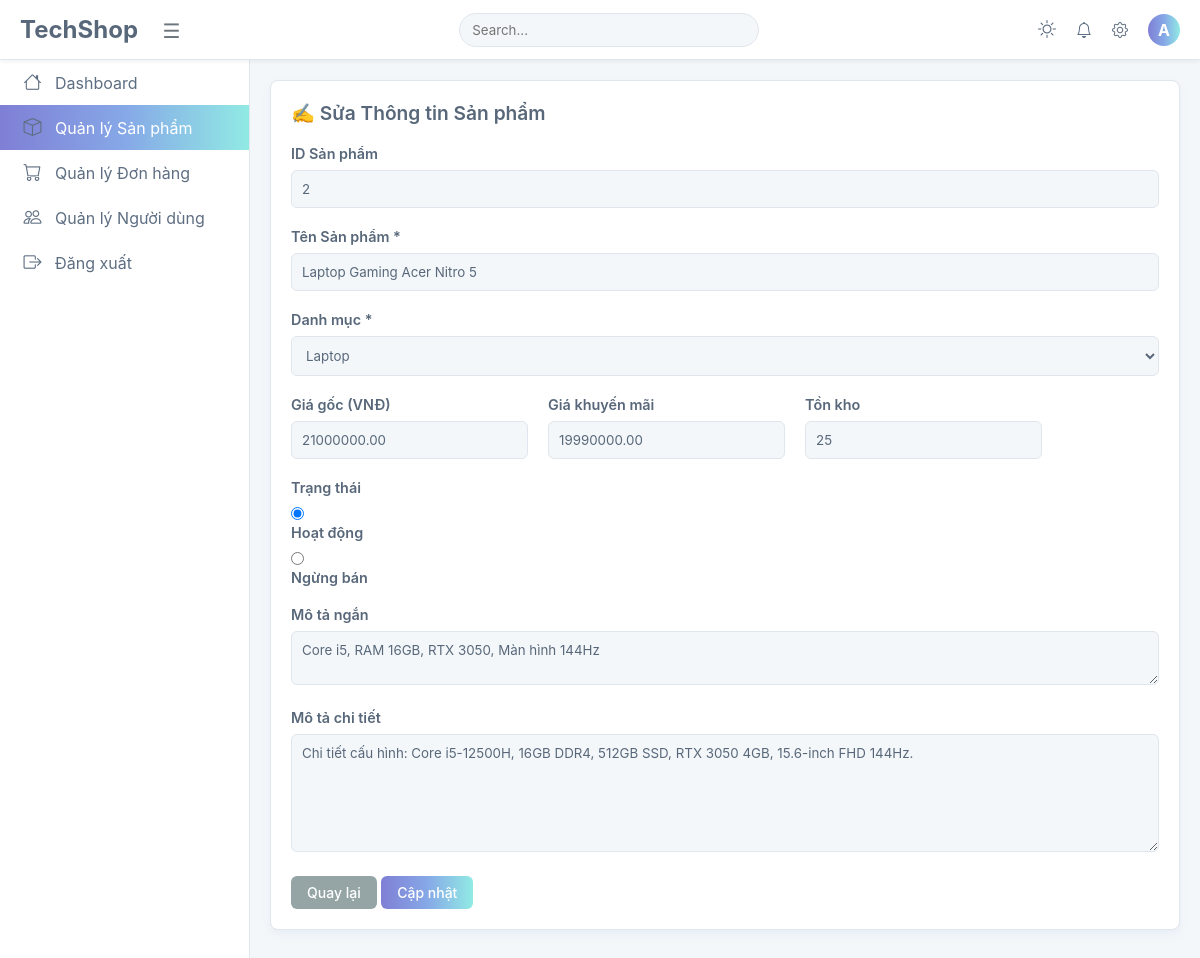
Page /public/admin/edit_products.php?id=2 (signed in) on the committed database.
### tables this page shows
CREATE TABLE `san_pham` (
  `id` int(11) NOT NULL,
  `id_dm` int(11) NOT NULL,
  `ten_sp` varchar(255) NOT NULL,
  `gia` decimal(10,2) NOT NULL,
  `gia_khuyen_mai` decimal(10,2) DEFAULT NULL,
  `so_luong_ton` int(11) NOT NULL DEFAULT 0,
  `hinh_anh` varchar(255) DEFAULT NULL COMMENT 'Đường dẫn file ảnh',
  `mo_ta_ngan` varchar(500) DEFAULT NULL,
  `chi_tiet` longtext DEFAULT NULL,
  `ngay_nhap` datetime NOT NULL DEFAULT current_timestamp(),
  `luot_xem` int(11) NOT NULL DEFAULT 0,
  `trang_thai` tinyint(1) NOT NULL DEFAULT 1 COMMENT '1: Bán, 0: Ngừng bán'
);

### app/config/env.php (called while the page is built)
<?php
function env($key, $default = null) {
    static $data;
    if (!$data) {
        $data = [];
        $path = __DIR__ . '/.env';
        if (file_exists($path)) {
            $lines = file($path, FILE_IGNORE_NEW_LINES | FILE_SKIP_EMPTY_LINES);
            foreach ($lines as $line) {
                [$k, $v] = explode('=', $line, 2);
                $data[$k] = $v;
            }
        }
    }
    return $data[$key] ?? $default;
}

### app/config/database.php (called while the page is built, shortened)
<?php
require_once __DIR__ . "/env.php";
class Database {
    public $conn;
    public function __construct() {
        $this->conn = new mysqli(
            env("DB_HOST"),
            env("DB_USER"),
            env("DB_PASS"),
            env("DB_NAME")
        );
        $this->conn->set_charset("utf8");
    }
    public function getConnection() {
        return $this->conn;
    }
}

### app/controllers/ProductController.php (called while the page is built, shortened)
<?php
require_once __DIR__ . '/../models/Product.php';
class ProductController {
    private $model;
    public function __construct() {
        $this->model = new Product();
    }
    public function detail($id) {
        $item = $this->model->getById($id);
        return $item ? ["success"=>true,"data"=>$item] : ["success"=>false,"message"=>"Không tìm thấy sản phẩm!"];
    }
}

### app/models/Product.php (called while the page is built, shortened)
<?php
require_once __DIR__ . '/../config/database.php';
class Product {
    private $conn;
    public function __construct() {
        $this->conn = (new Database())->getConnection();
    }
    public function getById($id) {
        $sql = "
            SELECT sp.*, dm.ten_dm AS category_name
            FROM san_pham sp
            LEFT JOIN danh_muc dm ON sp.id_dm = dm.id
            WHERE sp.id = ?
        ";
        $stmt = $this->conn->prepare($sql);
        $stmt->bind_param("i", $id);
        $stmt->execute();
        return $stmt->get_result()->fetch_assoc();
    }
}

### public/admin/edit_products.php (the view, shortened to what this page needs)
<?php
require_once __DIR__ . '/../../app/controllers/ProductController.php';
$id = $_GET['id'] ?? 0;
$controller = new ProductController();
$res = $controller->detail($id);
$sp = $res["data"];
?>
<!DOCTYPE html>
<html lang="vi">
<head>
    <link rel="stylesheet" href="/TechShop/public/assets/css/cssAdmin/admin_style.css">
    <link rel="stylesheet" href="https://cdn.jsdelivr.net/npm/bootstrap-icons@1.11.1/font/bootstrap-icons.css">
</head>
<body>
<div class="app-wrapper">
    <?php
        $active_page = 'products';
        include __DIR__ . '/../includes/Admin/layout_sidebar.php';
    ?>
    <main class="main-content">
        <div class="card">
            <form action="/TechShop/admin/products/update"
                  method="POST"
                  enctype="multipart/form-data"
                  class="product-form">
                <div class="card-header">
                    <h5 class="card-title">✍️ Sửa Thông tin Sản phẩm</h5>
                </div>
                <div class="card-body">
                    <div class="form-group">
                        <label>ID Sản phẩm</label>
                        <input type="text" value="<?= $sp['id'] ?>" readonly class="form-control">
                    </div>
                    <div class="form-group">
                        <label for="ten_sp">Tên Sản phẩm *</label>
                        <input type="text" id="ten_sp" name="ten_sp"
                               value="<?= $sp['ten_sp'] ?>" required class="form-control">
                    </div>
                    <div class="form-group">
                        <label for="id_dm">Danh mục *</label>
                        <select id="id_dm" name="id_dm" required class="form-control">
                            <option value="1" <?= $sp['id_dm']==1?'selected':'' ?>>Laptop</option>
                        </select>
                    </div>
                    <div class="form-group row-group">
                        <div class="col-4">
                            <label>Giá gốc (VNĐ)</label>
                            <input type="number" name="gia" min="1000"
                                   value="<?= $sp['gia'] ?>" class="form-control">
                        </div>
                        <div class="col-4">
                            <label>Giá khuyến mãi</label>
                            <input type="number" name="gia_khuyen_mai" min="0"
                                   value="<?= $sp['gia_khuyen_mai'] ?>" class="form-control">
                        </div>
                        <div class="col-4">
                            <label>Tồn kho</label>
                            <input type="number" name="so_luong_ton"
                                   value="<?= $sp['so_luong_ton'] ?>" min="0" class="form-control">
                        </div>
                    </div>
                    <div class="form-group">
                        <label>Trạng thái</label>
                        <div class="radio-group">
                            <input type="radio" id="st1" name="trang_thai" value="1"
                                   <?= $sp['trang_thai']==1?'checked':'' ?>>
                            <label for="st1">Hoạt động</label>
                            <input type="radio" id="st0" name="trang_thai" value="0"
                                   <?= $sp['trang_thai']==0?'checked':'' ?>>
                            <label for="st0">Ngừng bán</label>
                        </div>
                    </div>
                    <div class="form-group">
                        <label>Mô tả ngắn</label>
                        <textarea name="mo_ta_ngan" class="form-control"><?= $sp['mo_ta_ngan'] ?></textarea>
                    </div>
                    <div class="form-group">
                        <label>Mô tả chi tiết</label>
                        <textarea name="chi_tiet" rows="6" class="form-control"><?= $sp['chi_tiet'] ?></textarea>
                    </div>
                </div>
                <div class="card-footer">
                    <a href="/TechShop/admin/products" class="btn btn-secondary">Quay lại</a>
                    <button type="submit" class="btn btn-primary">Cập nhật</button>
                </div>
            </form>
        </div>
    </main>
</div>
</body>
</html>

### public/includes/Admin/layout_sidebar.php (shortened to what this page needs)
<nav class="top-navbar">
    <div class="navbar-left">
        <a href="/TechShop/admin/dashboard" class="navbar-brand">TechShop</a>
        <button class="sidebar-toggle" type="button">☰</button>
    </div>
    <div class="navbar-search">
        <input type="text" placeholder="Search...">
    </div>
    <div class="navbar-right">
        <button class="theme-toggle" id="theme-toggle" type="button" title="Chuyển đổi Sáng/Tối">
            <span class="icon-sun"><i class="bi bi-sun" style="color: #5e6e82"></i></span>
        </button>
        <a href="#" class="nav-icon"><i class="bi bi-bell" style="color: #5e6e82"></i></a>
        <a href="#" class="nav-icon"><i class="bi bi-gear" style="color: #5e6e82"></i></a>
        <a href="#" class="nav-icon user-avatar">
            <?= isset($_SESSION['user']['name']) ? substr($_SESSION['user']['name'], 0, 1) : 'A' ?>
        </a>
    </div>
</nav>
<aside class="sidebar">
    <nav class="sidebar-nav">
        <ul>
            <li>
                <a href="/TechShop/admin/dashboard" class="<?= $active_page == 'dashboard' ? 'active' : '' ?>">
                    <span class="icon"><i class="bi bi-house" style="color: #5e6e82"></i></span>
                    <span class="title">Dashboard</span>
                </a>
            </li>
            <li>
                <a href="/TechShop/admin/products" class="<?= in_array($active_page, ['products', 'add_products', 'edit_products', 'detail_products']) ? 'active' : '' ?>">
                    <span class="icon"><i class="bi bi-box" style="color: #5e6e82"></i></span>
                    <span class="title">Quản lý Sản phẩm</span>
                </a>
            </li>
            <li>
                <a href="/TechShop/admin/orders" class="<?= in_array($active_page, ['orders', 'order_detail']) ? 'active' : '' ?>">
                    <span class="icon"><i class="bi bi-cart" style="color: #5e6e82"></i></span>
                    <span class="title">Quản lý Đơn hàng</span>
                </a>
            </li>
            <li>
                <a href="/TechShop/admin/users" class="<?= in_array($active_page, ['users', 'edit_user']) ? 'active' : '' ?>">
                    <span class="icon"><i class="bi bi-people" style="color: #5e6e82"></i></span>
                    <span class="title">Quản lý Người dùng</span>
                </a>
            </li>
            <li class="sidebar-logout">
                <a href="/TechShop/login.php">
                    <span class="icon"><i class="bi bi-box-arrow-right" style="color: #5e6e82"></i></span>
                    <span class="title">Đăng xuất</span>
                </a>
            </li>
        </ul>
    </nav>
</aside>

### rows in the picture
san_pham: id "2", ten_sp "Laptop Gaming Acer Nitro 5", id_dm "Laptop", gia "21000000.00", gia_khuyen_mai "19990000.00", so_luong_ton "25", trang_thai "☑ Hoạt động", trang_thai "☐ Ngừng bán", mo_ta_ngan "Core i5, RAM 16GB, RTX 3050, Màn hình 144Hz", chi_tiet "Chi tiết cấu hình: Core i5-12500H, 16GB DDR4, 512GB SSD, RTX 3050 4GB, 15.6-inch FHD 144Hz."

### other values in the picture
substr($_SESSION['user']['name'], 0, 1) "A"
